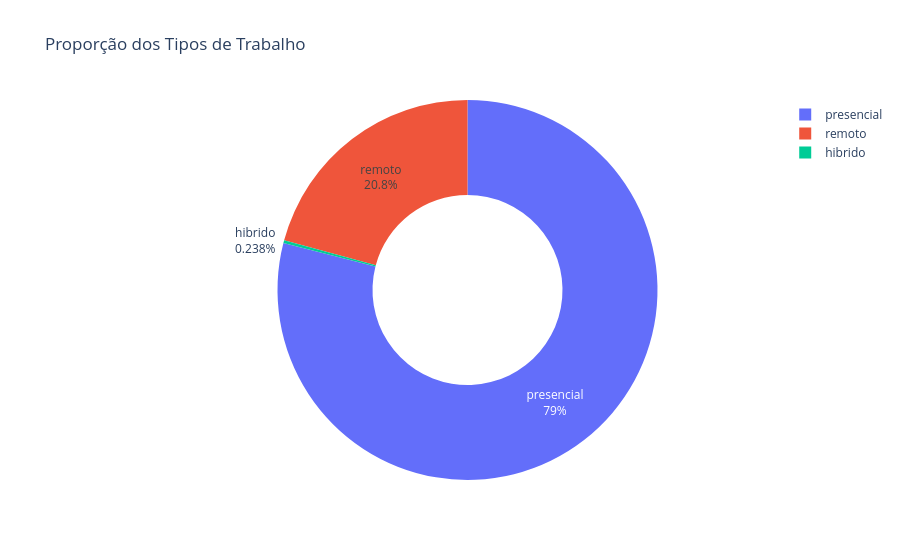

The notebook cell saved with this chart:
### Markdown cell above
Qual é a proporção dos tipos de trabalho?

### Code cell
remoto_contagem = df_limpo['remoto'].value_counts().reset_index()
remoto_contagem.columns = ['Tipo Trabalho', 'Quantidade']

fig = px.pie(
    remoto_contagem,
    names='Tipo Trabalho',
    values='Quantidade',
    title='Proporção dos Tipos de Trabalho',
    hole=0.5
)
fig.update_traces(textinfo='percent+label')
fig.show()

### Figure 1 — Plotly figure (JSON) as saved in the notebook; plotly's stock layout.template omitted (floating-point values rounded to 4 significant figures)
{"data": [{"domain": {"x": [0, 1], "y": [0, 1]}, "hole": 0.5, "hovertemplate": "Tipo Trabalho=%{label}<br>Quantidade=%{value}<extra></extra>", "labels": ["presencial", "remoto", "hibrido"], "legendgroup": "", "name": "", "showlegend": true, "textinfo": "percent+label", "type": "pie", "values": [105305, 27716, 318]}], "layout": {"legend": {"tracegroupgap": 0}, "title": {"text": "Proporção dos Tipos de Trabalho"}}}
